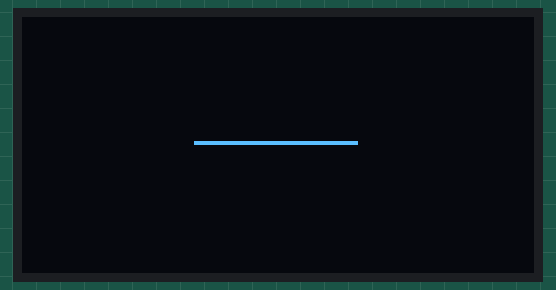
A sketch run on a simulated Arduino Uno, built with avr-gcc and run on an emulated ATmega328P. Parts: 128×64 one-colour display.

Above: at 0.25 s.
At 4.96 s:
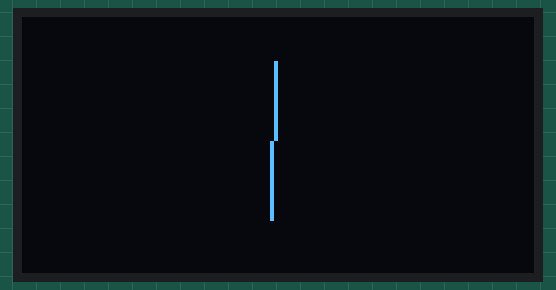
At 9.68 s:
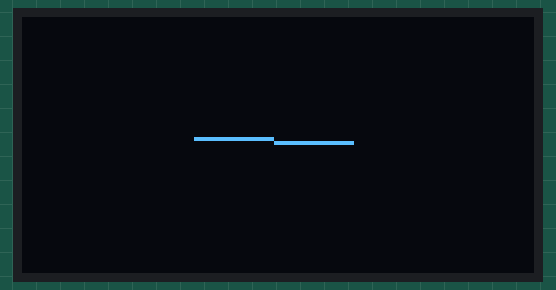
At 19.96 s:
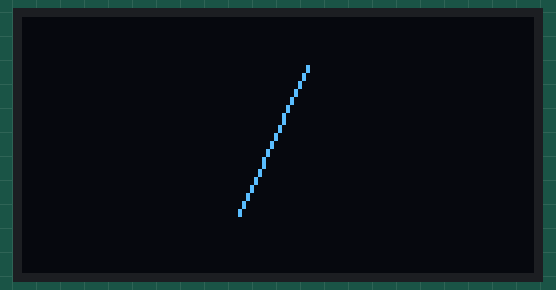
At 29.39 s:
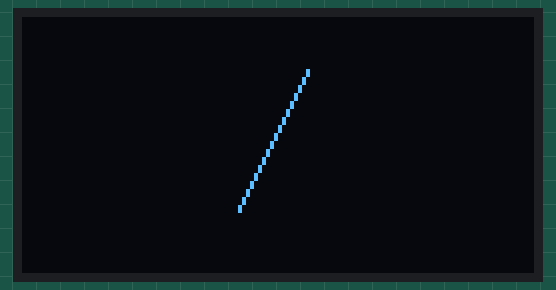
At 39.24 s:
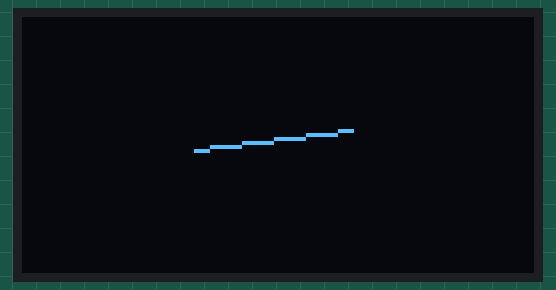

Measured:
- what the display in image 1 shows lasts 0.4 s, from 4.8 s to 5.2 s

The sketch:

MyAnimationOLEDTest1.ino
```cpp
#include <U8glib.h>

U8GLIB_SSD1306_128X64 oled(U8G_I2C_OPT_NONE);

int n;

void setup() {

}

void loop(void) {
  oled.firstPage();
  do {
    draw();
  } while(oled.nextPage());
  n++;
}

void draw(void) {
  oled.drawLine(20*cos(n/12)+63,20*sin(n/12)+31,
  -20*cos(n/12)+63,-20*sin(n/12)+31);
}
```

projeckt.c
```cpp
// 1: Koda spelet så det är funktionellt med knapparna.

// 2: Koda så spelet är funktionellt med acc och gyro.


//Spelarens storlek är 8x8
//Spelplanen 24 rader och 14 kolumner.


//Spelet kör i en virutuell spelplan
//Vi uppdaterar spelplanen hela tiden


//Function: Spelet
    //Function. Game interface tryck knapp för att starta.
        //Function: Får in data med info om rörelse som uppdaterar "spelarens pos" temporära position.
            //Function: som kollar om vi befinner oss innanför boxen i den virutella spelpalnen.
            //Function: IF utanför, börja blinka. Else, pass.
            //Function: Make temporära position, till current positon och uppdaterar spelplanen.
            //Function: som uppdaterar OLED

/*
Meny (när man inte är i ett spel)

Vill du starta spelet. Tryck på kanpp 1.
Vill du starta om spelet. Tryck på knapp 1.

*/

void menu (){

}

/*
Spelet.


Functionen kommer ligga i menu.
Håll dig innanför ramen och du får poäng.
Är du utanför mer än 3 sekunder förlorar du.
Alla spel essentiella funktioner kommer ligg i denna


*/

void game (){

}

/*
Uppdatera spelplanen.

Hämtar data vart spelaren vill röra sig.
Subrutin som kollar om det är en krock, om inte.
Sätter positionen till 000.
Sätter tidigare position till 255.
Uppdaterar displayens input.
*/

void update (){

}


/*
Subrutin, krockhaterare.

Om den nya positionen inte 255 betyder det att vi har hamnat på en krock.
Här börjar den blinka som fan.
Fastnar i subrutinen till den lyckas ta sig till ett "leagal" position.
*/

void dangerZone (){

}
```
